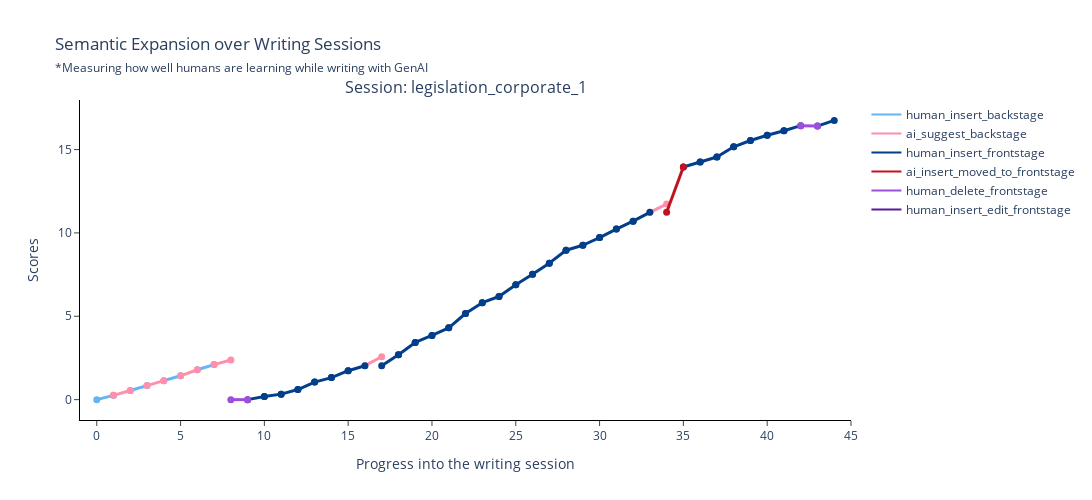
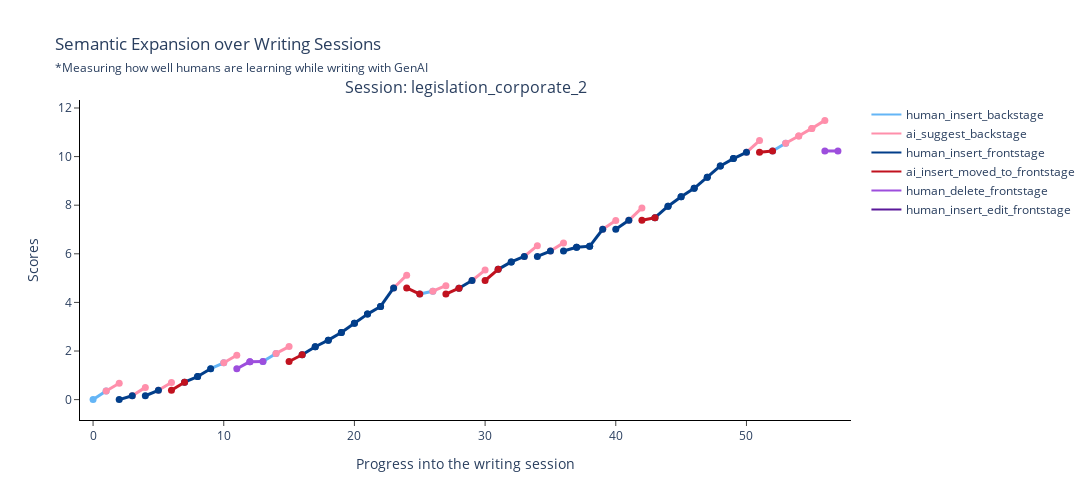
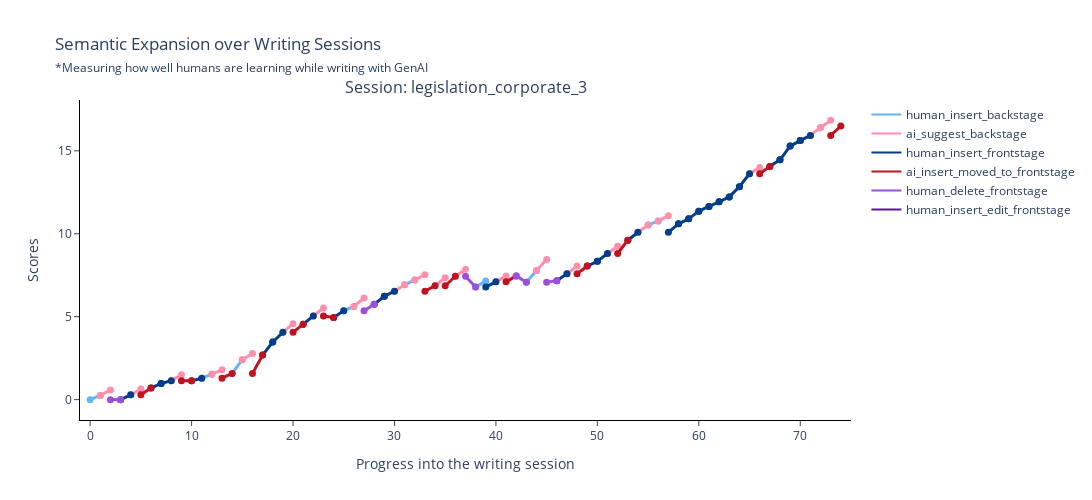
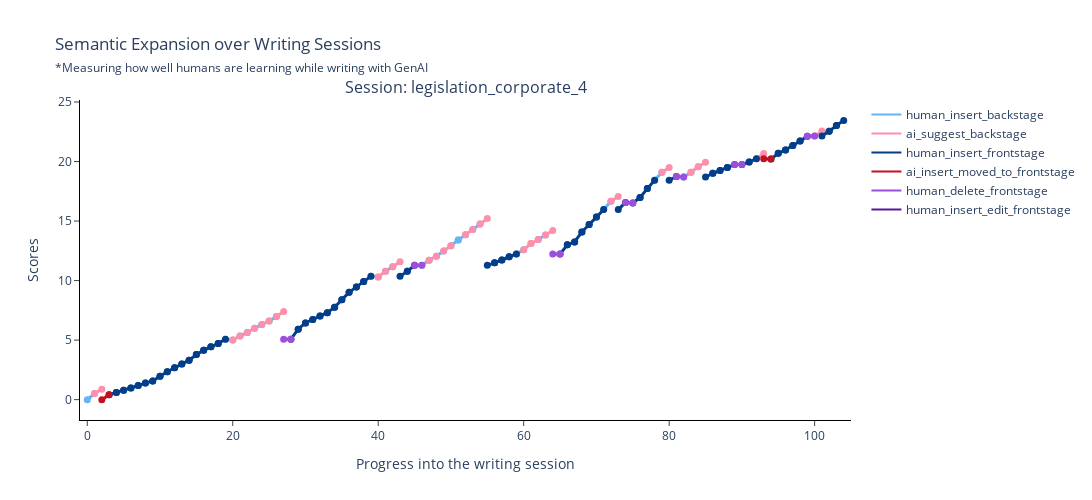

The notebook cell saved with these charts, in order:
### Code cell
writing_data = level_2_actions_per_session_semantic
# Session IDs: An array of sessions you wish to plot.
# Adjust as needed. Check session IDs in data exploration for options.
session_ids = [
    "legislation_corporate_1",
    "legislation_corporate_2",
    "legislation_corporate_3",
    "legislation_corporate_4",
    "legislation_corporate_5",
    "legislation_corporate_6",
    "legislation_antitrust_1",
    "legislation_antitrust_2",
    "legislation_antitrust_3",
    "legislation_antitrust_4",
    "legislation_antitrust_5",
    "legislation_antitrust_6",
    "legislation_antitrust_7",
    "legislation_antitrust_8",
]

# Generate the plot
for session_id in session_ids:
    fig = plot_semantic_expansion_sentence(writing_data, [session_id])
